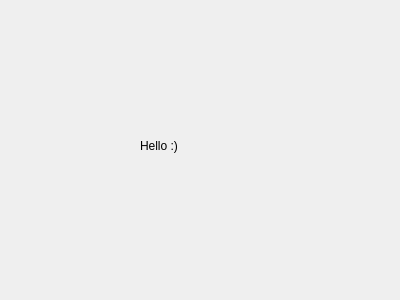
<?xml version="1.0" encoding="UTF-8"?>
<ui version="4.0">
 <class>Dialog</class>
 <widget class="QDialog" name="Dialog">
  <property name="geometry">
   <rect>
    <x>0</x>
    <y>0</y>
    <width>400</width>
    <height>300</height>
   </rect>
  </property>
  <property name="windowTitle">
   <string>Dialog</string>
  </property>
  <widget class="QLabel" name="label">
   <property name="geometry">
    <rect>
     <x>140</x>
     <y>120</y>
     <width>101</width>
     <height>51</height>
    </rect>
   </property>
   <property name="text">
    <string>Hello :)</string>
   </property>
  </widget>
 </widget>
 <resources/>
 <connections/>
</ui>
